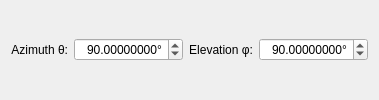
           <widget class="QWidget" name="beam_vector_spherical">
            <layout class="QHBoxLayout" name="horizontalLayout">
             <item>
              <widget class="QLabel" name="beam_vector_azimuth_label">
               <property name="sizePolicy">
                <sizepolicy hsizetype="Fixed" vsizetype="Preferred">
                 <horstretch>0</horstretch>
                 <verstretch>0</verstretch>
                </sizepolicy>
               </property>
               <property name="text">
                <string>Azimuth θ:</string>
               </property>
               <property name="alignment">
                <set>Qt::AlignRight|Qt::AlignTrailing|Qt::AlignVCenter</set>
               </property>
              </widget>
             </item>
             <item>
              <widget class="ScientificDoubleSpinBox" name="cal_vector_azimuth">
               <property name="alignment">
                <set>Qt::AlignRight|Qt::AlignTrailing|Qt::AlignVCenter</set>
               </property>
               <property name="keyboardTracking">
                <bool>false</bool>
               </property>
               <property name="prefix">
                <string/>
               </property>
               <property name="suffix">
                <string>°</string>
               </property>
               <property name="decimals">
                <number>8</number>
               </property>
               <property name="maximum">
                <double>360.000000000000000</double>
               </property>
               <property name="singleStep">
                <double>0.100000000000000</double>
               </property>
               <property name="value">
                <double>90.000000000000000</double>
               </property>
              </widget>
             </item>
             <item>
              <widget class="QLabel" name="beam_vector_polar_label">
               <property name="sizePolicy">
                <sizepolicy hsizetype="Fixed" vsizetype="Preferred">
                 <horstretch>0</horstretch>
                 <verstretch>0</verstretch>
                </sizepolicy>
               </property>
               <property name="text">
                <string>Elevation φ:</string>
               </property>
               <property name="alignment">
                <set>Qt::AlignRight|Qt::AlignTrailing|Qt::AlignVCenter</set>
               </property>
              </widget>
             </item>
             <item>
              <widget class="ScientificDoubleSpinBox" name="cal_vector_polar">
               <property name="alignment">
                <set>Qt::AlignRight|Qt::AlignTrailing|Qt::AlignVCenter</set>
               </property>
               <property name="keyboardTracking">
                <bool>false</bool>
               </property>
               <property name="prefix">
                <string/>
               </property>
               <property name="suffix">
                <string>°</string>
               </property>
               <property name="decimals">
                <number>8</number>
               </property>
               <property name="maximum">
                <double>360.000000000000000</double>
               </property>
               <property name="singleStep">
                <double>0.100000000000000</double>
               </property>
               <property name="value">
                <double>90.000000000000000</double>
               </property>
              </widget>
             </item>
            </layout>
           </widget>
